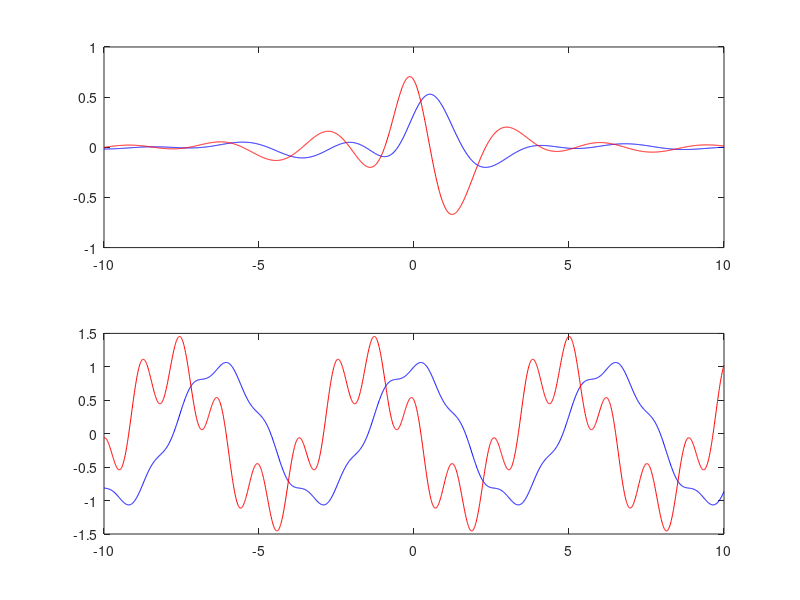

The MATLAB source for this figure:
format compact; format shortG; clear; clc % Numerical Differentiation

function [ dy ] = derivative( x, y )
dy = 0*y;
n = length(y);
for i=2:n-1
    dy(i) = ( y(i+1) - y(i-1) ) / ( x(i+1) - x(i-1) );
end
dy(1) = 2*dy(2) - dy(3);
dy(n) = 2*dy(n-1) - dy(n-2);
end

x = (-10:0.01:10)';

subplot(211) % 2)
y = (cos(x) + sin(2*x)) ./ (3 + x.^2);
z = derivative(x, y);
plot(x,y,'b',x,z,'r')

subplot(212) % 3)
y = cos(x) + 0.1*sin(5*x);
z = derivative(x, y);
plot(x,y,'b',x,z,'r')